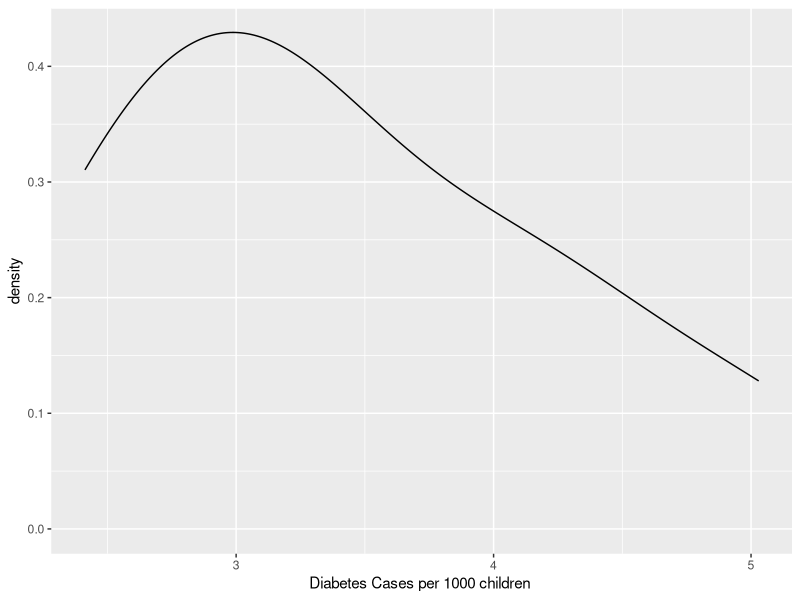
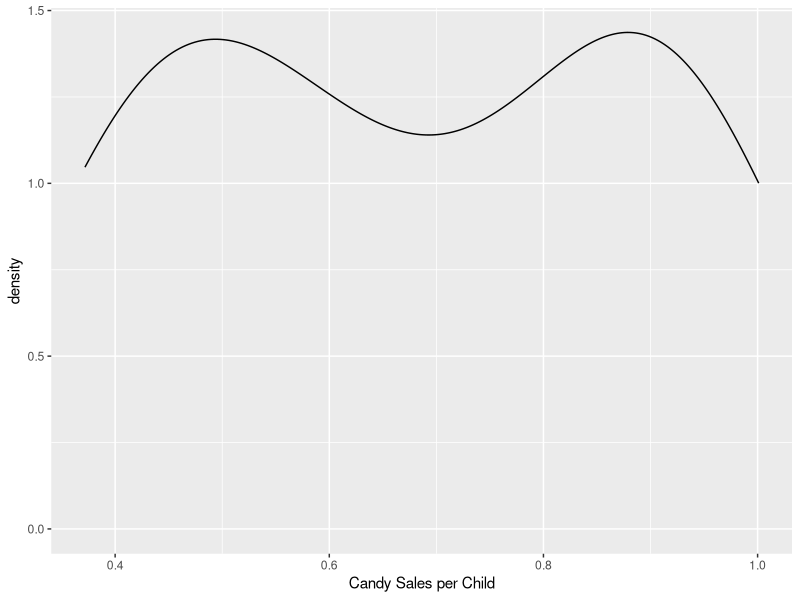
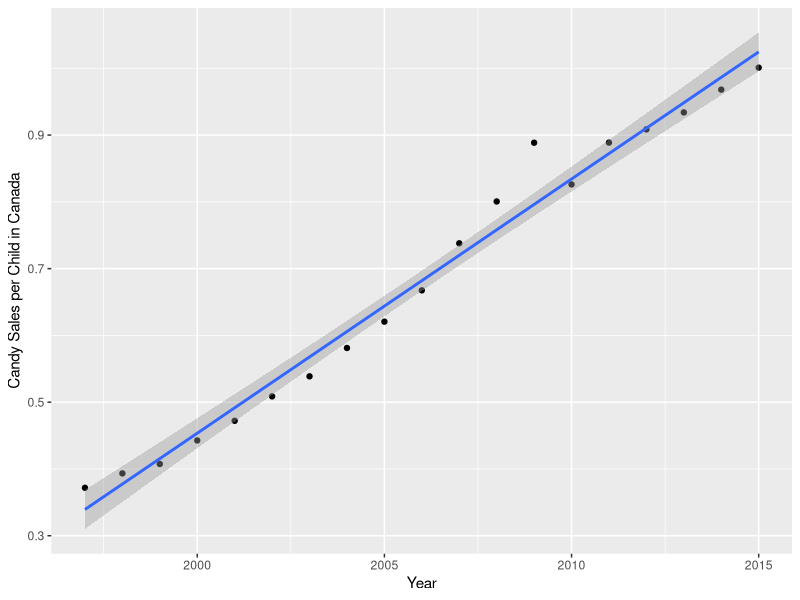
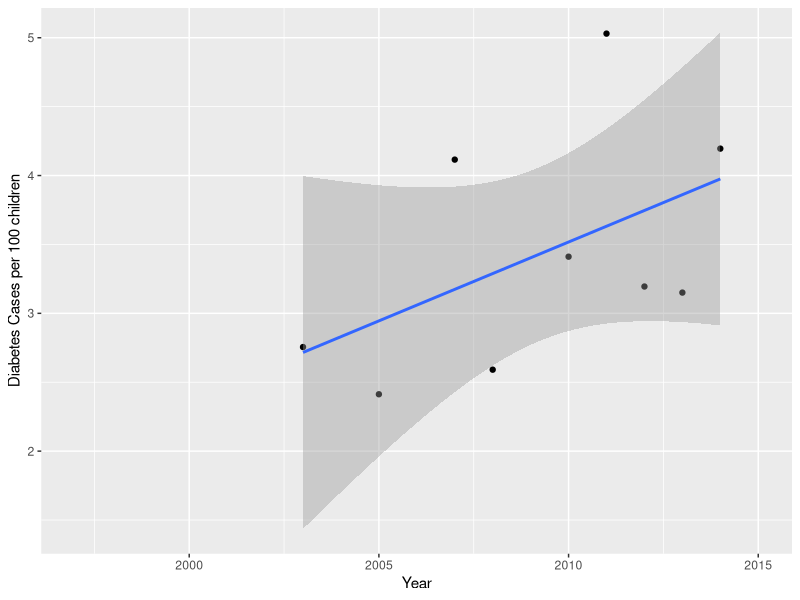
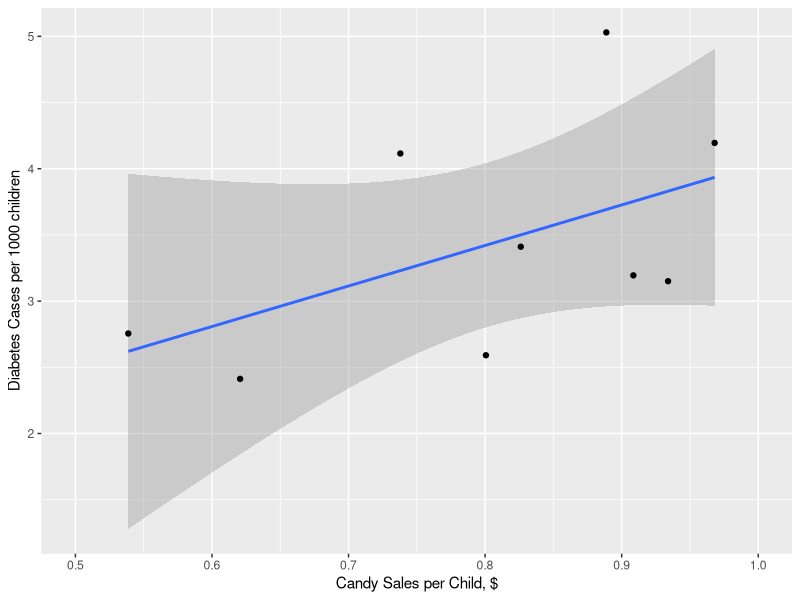

R code for these plots, in order:
## ---- chunk 1
knitr::opts_chunk$set(echo = TRUE)
## ---- chunk 2
#library(plyr)
library(dplyr)
library(ggplot2)
library(tidyr)


canada.sales <- read.csv("canada/canadian.candy.sales.csv")
summary(canada.sales)
str(canada.sales)
canada.sales$year <- as.integer(canada.sales$year)
#canada.sales$month <- as.factor(canada.sales$month)
#canada.sales$day <- as.factor(canada.sales$day)

str(canada.sales)

#want the sum of all the sales for each year
sales_by_year <- group_by(canada.sales,year) %>% summarise(sales=sum(candy.sales))
# sales_by_year <- ddply(canada.sales,~year,summarize, sales=sum(candy.sales)) this way works super well if you have lots of columns to collapse

#read in children population data and join to sales data by year. Join to children to sales so that all only years that are in sales dataset are kept 
children_pop <- read.csv("canada/canadian.children.csv")
sales_by_year <- right_join(children_pop, sales_by_year, by = "year")

#read in and join youth health to sales-population data set
children_health <- read.csv("canada/canadian.youth.health.csv")
sales_by_year <- right_join(children_health, sales_by_year, by = "year")

#hopefully dataset is complete
str(sales_by_year)

#nope number of children is factor & need to strip out them commmas
sales_by_year$children.5.to.14 <- as.numeric(gsub(",","",sales_by_year$children.5.to.14))

str(sales_by_year) #finally

#calculate sales per child, put in new column. Children aren't eating or buying all the candy... 
sales_by_year <- mutate(sales_by_year, sales.per.child = sales/children.5.to.14) 


#calculate diabetes cases per child, put in new column
#is it usual to normalize disease cases per 1000 but is this okay to do when calculating stats?? results were the same regardless
sales_by_year <- mutate(sales_by_year, diabetes.cases = (Diabetes/children.5.to.14)*1000)


#are the variable normally distributed?

shapiro.test(sales_by_year$diabetes.cases)
shapiro.test(sales_by_year$sales.per.child)

#yes! but who is shapiro anyways, lets look at the distribution

ggplot(data = sales_by_year, aes(diabetes.cases)) + geom_density() + xlab("Diabetes Cases per 1000 children ")

ggplot(data = sales_by_year, aes(sales.per.child)) + geom_density() + xlab("Candy Sales per Child")
#not too bad, diabetes cases is a bit left skewed, candy sales a bit bimodal


#make a plot of increased sales by year
ggplot(data = sales_by_year, aes(year,sales.per.child)) + geom_point() + geom_smooth(method="lm") + xlab("Year") + ylab("Candy Sales per Child in Canada")

#diabetes cases by year
ggplot(data = sales_by_year, aes(year,diabetes.cases)) + geom_point() + geom_smooth(method="lm") + xlab("Year") + ylab("Diabetes Cases per 100 children")


ggplot(data = sales_by_year, aes(sales.per.child, diabetes.cases)) + geom_smooth(method="lm") + geom_point() + xlab("Candy Sales per Child, $") + ylab("Diabetes Cases per 1000 children") +  xlim(0.5,1)



m1 <- lm(year~sales.per.child, data = sales_by_year,,,na.omit)
anova(m1, test="Chisq")

#candy sales per children definately going up

m3 <- lm(diabetes.cases~year, data = sales_by_year,,,na.omit)
anova(m3, test="Chisq")

#diabetes cases are not!

m2 <- glm(diabetes.cases~sales.per.child, data = sales_by_year,,,,na.omit)
anova(m2, test="Chisq")

#no effect of increased candy sales on rates of diabetes in children

